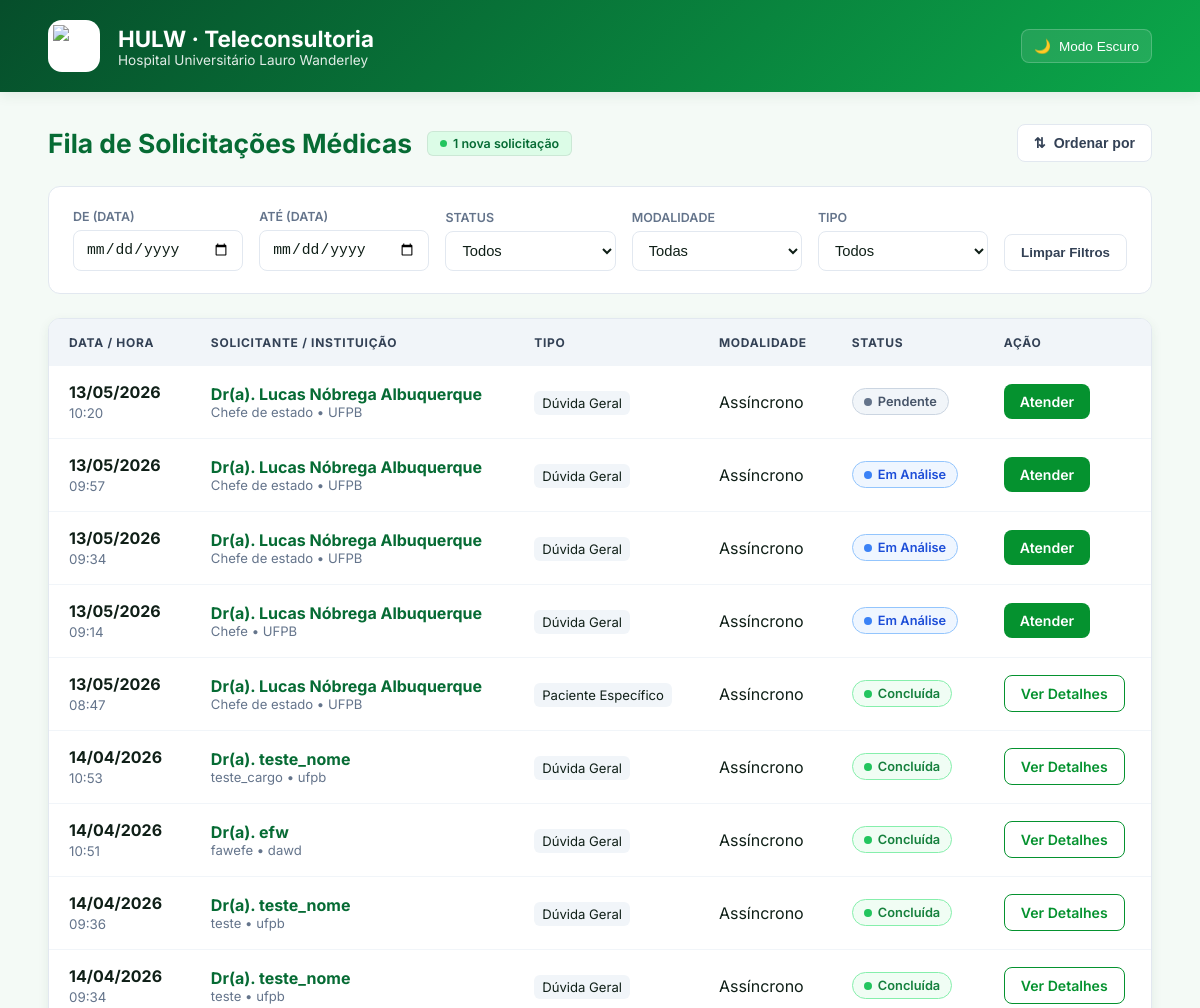
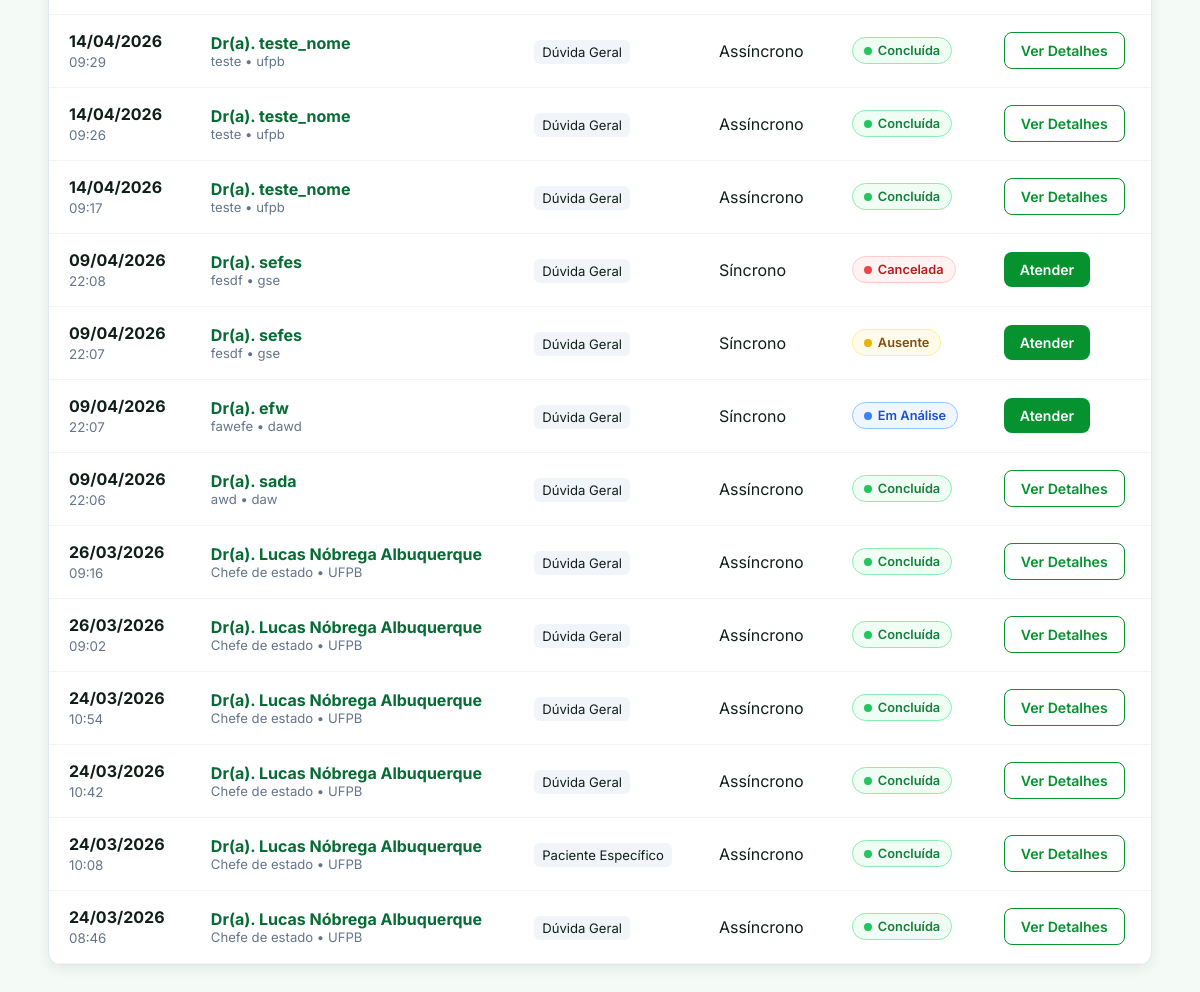
Page /fila/ on the committed database (2 pictures, top to bottom).
### teleconsultoria/models.py (models this page shows, shortened)
class Solicitacao(models.Model):
    profissional = models.ForeignKey(Profissional, on_delete=models.CASCADE, related_name='solicitacoes')
    medica_designada = models.ForeignKey(Medica, on_delete=models.SET_NULL, null=True, blank=True, related_name='atendimentos')
    status = models.CharField(max_length=20, choices=StatusSolicitacao.choices, default=StatusSolicitacao.PENDENTE)
    tipo_atendimento = models.CharField(max_length=20, choices=TipoAtendimento.choices)
    data_sol = models.DateTimeField(auto_now_add=True)
    data_marcada = models.DateField(null=True, blank=True)
    horario_marcado = models.TimeField(null=True, blank=True)
    duracao_estimada = models.PositiveIntegerField(null=True, blank=True, help_text="Duração em minutos")
    link_teams = models.URLField(max_length=500, null=True, blank=True)
    resumo_sincrono = models.TextField(null=True, blank=True)
    justificativa_cancelamento = models.TextField(null=True, blank=True)
    data_limite = models.DateField(null=True, blank=True)
    horario_limite = models.TimeField(null=True, blank=True)
    idade_pac = models.IntegerField(null=True, blank=True)
    sexo_pac = models.CharField(max_length=2, choices=Sexo.choices, null=True, blank=True)
    sexo_biologico_pac = models.CharField(max_length=1, choices=[('M', 'Masculino'), ('F', 'Feminino')], null=True, blank=True)
    queixas = models.TextField(null=True, blank=True)
    historico_med = models.TextField(blank=True, null=True)
    diagnostico_princ = models.TextField(blank=True, null=True)
    diagnostico_sec = models.TextField(blank=True, null=True)
    medicamentos = models.TextField(blank=True, null=True)
    exames_recentes = models.TextField(blank=True, null=True)
    duvida_clinica = models.TextField()
    token_acesso = models.UUIDField(default=uuid.uuid4, editable=False)
    class Meta:
        verbose_name = "Solicitação"
        verbose_name_plural = "Solicitações"

class Profissional(models.Model):
    user = models.OneToOneField(User, on_delete=models.CASCADE, null=True, blank=True)
    cpf = models.CharField(max_length=11, unique=True)
    nome_completo = models.CharField(max_length=255)
    email = models.EmailField()
    telefone = models.CharField(max_length=15, help_text="WhatsApp com DDD", blank=True, null=True)
    crm = models.CharField(max_length=20, blank=True, null=True)
    cargo = models.CharField(max_length=100)
    instituicao = models.CharField(max_length=100)

### teleconsultoria/views.py (the view)
# urls.py: path('fila/', views.fila_medica, name='fila_medica'),
def fila_medica(request):
    solicitacoes = Solicitacao.objects.all().order_by('-data_sol')
    return render(request, 'fila_medica.html', {'solicitacoes': solicitacoes})

### teleconsultoria/templates/fila_medica.html (shortened to what this page needs)
<!DOCTYPE html>
<html lang="pt-br">
<head>
</head>
<body>
    {% load static %}
    <header class="header">
        <div class="header-left">
            <div class="logo-container">
                <img src="https://encrypted-tbn0.gstatic.com/images?q=tbn:ANd9GcQryXQkqFL8UMlNXtInfmWSQhSp1ZcKgreHmw&s" alt="Logo HULW">
            </div>
            <div>
                <h1>HULW · Teleconsultoria</h1>
                <div class="subtitle">Hospital Universitário Lauro Wanderley</div>
            </div>
        </div>
        <button class="theme-toggle" id="themeToggle">
            <span id="themeIcon">🌙</span> <span id="themeText">Modo Escuro</span>
        </button>
    </header>
    <main class="container">
        <div class="page-title">
            <div style="display: flex; align-items: center; gap: 15px;">
                <h2>Fila de Solicitações Médicas</h2>
                <span class="badge" id="count-badge">0 novas solicitações</span>
            </div>
            <div class="sort-dropdown">
                <button class="sort-btn" onclick="toggleSort()">
                    <span>⇅</span> Ordenar por
                </button>
            </div>
        </div>
        <div class="filter-bar">
            <div class="filter-group">
                <label>De (Data)</label>
                <input type="date" id="filterDataInicio" onchange="filtrarTabela()">
            </div>
            <div class="filter-group">
                <label>Até (Data)</label>
                <input type="date" id="filterDataFim" onchange="filtrarTabela()">
            </div>
            <div class="filter-group">
                <label>Status</label>
                <select id="filterStatus" onchange="filtrarTabela()">
                    <option value="">Todos</option>
                </select>
            </div>
            <div class="filter-group">
                <label>Modalidade</label>
                <select id="filterModalidade" onchange="filtrarTabela()">
                    <option value="">Todas</option>
                </select>
            </div>
            <div class="filter-group">
                <label>Tipo</label>
                <select id="filterTipo" onchange="filtrarTabela()">
                    <option value="">Todos</option>
                </select>
            </div>
            <button class="btn-limpar" onclick="limparFiltros()">Limpar Filtros</button>
        </div>
        <div class="table-wrapper">
            <table id="tabelaFila">
                <thead>
                    <tr>
                        <th>Data / Hora</th>
                        <th>Solicitante / Instituição</th>
                        <th>Tipo</th>
                        <th>Modalidade</th>
                        <th>Status</th>
                        <th>Ação</th>
                    </tr>
                </thead>
                <tbody id="tableBody">
                    {% for sol in solicitacoes %}
                    <tr class="linha-solicitacao"
                        data-data="{{ sol.data_sol|date:'Y-m-d H:i' }}"
                        data-status="{{ sol.status }}"
                        data-modalidade="{{ sol.tipo_atendimento }}"
                        data-tipo="{% if sol.idade_pac > 0 %}Paciente Específico{% else %}Dúvida Geral{% endif %}">
                        <td class="date-cell">
                            <strong>{{ sol.data_sol|date:"d/m/Y" }}</strong>
                            <small>{{ sol.data_sol|date:"H:i" }}</small>
                        </td>
                        <td>
                            <span class="sol-nome">
                                Dr(a). {{ sol.profissional.nome_completo|default:"Não informado" }}
                            </span>
                            <span class="inst-info">
                                {{ sol.profissional.cargo|default:"Médico(a)" }} • {{ sol.profissional.instituicao|default:"Instituição não informada" }}
                            </span>
                        </td>
                        <td>
                            <span style="font-size: 0.82rem; background: var(--gray-100); padding: 4px 8px; border-radius: 6px;">
                                {% if sol.idade_pac > 0 %}Paciente Específico{% else %}Dúvida Geral{% endif %}
                            </span>
                        </td>
                        <td>{{ sol.get_tipo_atendimento_display }}</td>
                        <td>
                            <span class="status-pill status-{{ sol.status }}">
                                {{ sol.get_status_display }}
                            </span>
                        </td>
                        <td>
                            <a href="{% url 'detalhe_caso' sol.id %}" class="btn {% if sol.status == 'CONCLUIDA' %}btn-concluido{% endif %}">
                                {% if sol.status == 'CONCLUIDA' %}Ver Detalhes{% else %}Atender{% endif %}
                            </a>
                        </td>
                    </tr>
                    {% empty %}
                    <tr>
                        <td colspan="6" style="text-align:center; padding: 40px; color: var(--gray-500);">Nenhuma solicitação encontrada.</td>
                    </tr>
                    {% endfor %}
                </tbody>
            </table>
        </div>
    </main>
</body>
</html>

### rows in the picture
Solicitacao: data_sol "13/05/2026", data_sol "10:20", profissional.nome_completo "Lucas Nóbrega Albuquerque", profissional.cargo "Chefe de estado", profissional.instituicao "UFPB", idade_pac "Dúvida Geral", tipo_atendimento "Assíncrono", status "Pendente", shows "Atender"
Solicitacao: data_sol "13/05/2026", data_sol "09:57", profissional.nome_completo "Lucas Nóbrega Albuquerque", profissional.cargo "Chefe de estado", profissional.instituicao "UFPB", idade_pac "Dúvida Geral", tipo_atendimento "Assíncrono", status "Em Análise", shows "Atender"
Solicitacao: data_sol "13/05/2026", data_sol "09:34", profissional.nome_completo "Lucas Nóbrega Albuquerque", profissional.cargo "Chefe de estado", profissional.instituicao "UFPB", idade_pac "Dúvida Geral", tipo_atendimento "Assíncrono", status "Em Análise", shows "Atender"
Solicitacao: data_sol "13/05/2026", data_sol "09:14", profissional.nome_completo "Lucas Nóbrega Albuquerque", profissional.cargo "Chefe", profissional.instituicao "UFPB", idade_pac "Dúvida Geral", tipo_atendimento "Assíncrono", status "Em Análise", shows "Atender"
Solicitacao: data_sol "13/05/2026", data_sol "08:47", profissional.nome_completo "Lucas Nóbrega Albuquerque", profissional.cargo "Chefe de estado", profissional.instituicao "UFPB", idade_pac "Paciente Específico", tipo_atendimento "Assíncrono", status "Concluída", shows "Ver Detalhes"
Solicitacao: data_sol "14/04/2026", data_sol "10:53", profissional.nome_completo "teste_nome", profissional.cargo "teste_cargo", profissional.instituicao "ufpb", idade_pac "Dúvida Geral", tipo_atendimento "Assíncrono", status "Concluída", shows "Ver Detalhes"
Solicitacao: data_sol "14/04/2026", data_sol "10:51", profissional.nome_completo "efw", profissional.cargo "fawefe", profissional.instituicao "dawd", idade_pac "Dúvida Geral", tipo_atendimento "Assíncrono", status "Concluída", shows "Ver Detalhes"
Solicitacao: data_sol "14/04/2026", data_sol "09:36", profissional.nome_completo "teste_nome", profissional.cargo "teste", profissional.instituicao "ufpb", idade_pac "Dúvida Geral", tipo_atendimento "Assíncrono", status "Concluída", shows "Ver Detalhes"
Solicitacao: data_sol "14/04/2026", data_sol "09:34", profissional.nome_completo "teste_nome", profissional.cargo "teste", profissional.instituicao "ufpb", idade_pac "Dúvida Geral", tipo_atendimento "Assíncrono", status "Concluída", shows "Ver Detalhes"
Solicitacao: data_sol "14/04/2026", data_sol "09:29", profissional.nome_completo "teste_nome", profissional.cargo "teste", profissional.instituicao "ufpb", idade_pac "Dúvida Geral", tipo_atendimento "Assíncrono", status "Concluída", shows "Ver Detalhes"
Solicitacao: data_sol "14/04/2026", data_sol "09:26", profissional.nome_completo "teste_nome", profissional.cargo "teste", profissional.instituicao "ufpb", idade_pac "Dúvida Geral", tipo_atendimento "Assíncrono", status "Concluída", shows "Ver Detalhes"
Solicitacao: data_sol "14/04/2026", data_sol "09:17", profissional.nome_completo "teste_nome", profissional.cargo "teste", profissional.instituicao "ufpb", idade_pac "Dúvida Geral", tipo_atendimento "Assíncrono", status "Concluída", shows "Ver Detalhes"
Solicitacao: data_sol "09/04/2026", data_sol "22:08", profissional.nome_completo "sefes", profissional.cargo "fesdf", profissional.instituicao "gse", idade_pac "Dúvida Geral", tipo_atendimento "Síncrono", status "Cancelada", shows "Atender"
Solicitacao: data_sol "09/04/2026", data_sol "22:07", profissional.nome_completo "sefes", profissional.cargo "fesdf", profissional.instituicao "gse", idade_pac "Dúvida Geral", tipo_atendimento "Síncrono", status "Ausente", shows "Atender"
Solicitacao: data_sol "09/04/2026", data_sol "22:07", profissional.nome_completo "efw", profissional.cargo "fawefe", profissional.instituicao "dawd", idade_pac "Dúvida Geral", tipo_atendimento "Síncrono", status "Em Análise", shows "Atender"
Solicitacao: data_sol "09/04/2026", data_sol "22:06", profissional.nome_completo "sada", profissional.cargo "awd", profissional.instituicao "daw", idade_pac "Dúvida Geral", tipo_atendimento "Assíncrono", status "Concluída", shows "Ver Detalhes"
Solicitacao: data_sol "26/03/2026", data_sol "09:16", profissional.nome_completo "Lucas Nóbrega Albuquerque", profissional.cargo "Chefe de estado", profissional.instituicao "UFPB", idade_pac "Dúvida Geral", tipo_atendimento "Assíncrono", status "Concluída", shows "Ver Detalhes"
Solicitacao: data_sol "26/03/2026", data_sol "09:02", profissional.nome_completo "Lucas Nóbrega Albuquerque", profissional.cargo "Chefe de estado", profissional.instituicao "UFPB", idade_pac "Dúvida Geral", tipo_atendimento "Assíncrono", status "Concluída", shows "Ver Detalhes"
Solicitacao: data_sol "24/03/2026", data_sol "10:54", profissional.nome_completo "Lucas Nóbrega Albuquerque", profissional.cargo "Chefe de estado", profissional.instituicao "UFPB", idade_pac "Dúvida Geral", tipo_atendimento "Assíncrono", status "Concluída", shows "Ver Detalhes"
Solicitacao: data_sol "24/03/2026", data_sol "10:42", profissional.nome_completo "Lucas Nóbrega Albuquerque", profissional.cargo "Chefe de estado", profissional.instituicao "UFPB", idade_pac "Dúvida Geral", tipo_atendimento "Assíncrono", status "Concluída", shows "Ver Detalhes"
Solicitacao: data_sol "24/03/2026", data_sol "10:08", profissional.nome_completo "Lucas Nóbrega Albuquerque", profissional.cargo "Chefe de estado", profissional.instituicao "UFPB", idade_pac "Paciente Específico", tipo_atendimento "Assíncrono", status "Concluída", shows "Ver Detalhes"
Solicitacao: data_sol "24/03/2026", data_sol "08:46", profissional.nome_completo "Lucas Nóbrega Albuquerque", profissional.cargo "Chefe de estado", profissional.instituicao "UFPB", idade_pac "Dúvida Geral", tipo_atendimento "Assíncrono", status "Concluída", shows "Ver Detalhes"
